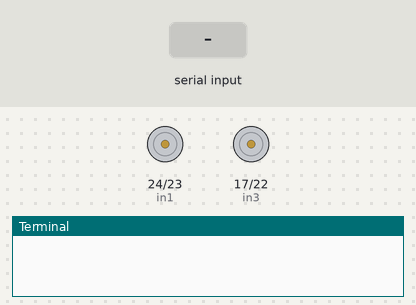
Bench run of a program on a simulated Raspberry Pi (BCM pin numbers). Shown: motor-driver pin pairs drawn as motors (green arrow = first pin HIGH = forward, orange = second pin HIGH = backward, longer = more drive, scaled by the enable pin), the last lines printed to the terminal. Inputs (shaded band) come from the test bench.

Above: at 1.2 s.
1.3 s: "r" typed at the terminal, then Enter
At 2.5 s:
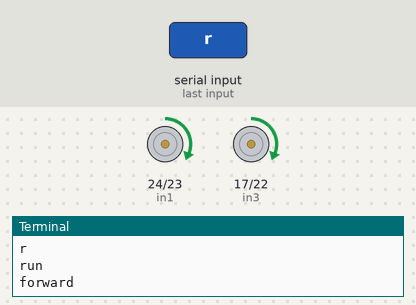
2.8 s: "b" typed at the terminal, then Enter
At 3.7 s:
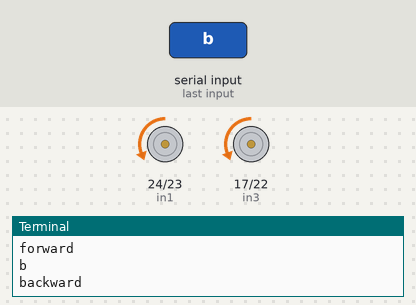
4.3 s: "m" typed at the terminal, then Enter
At 4.8 s:
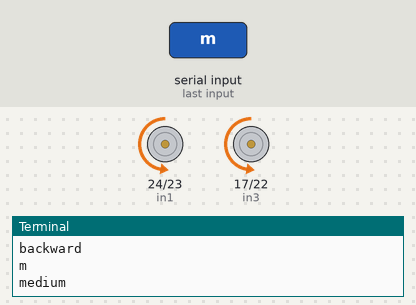
5.8 s: "s" typed at the terminal, then Enter
At 7.0 s:
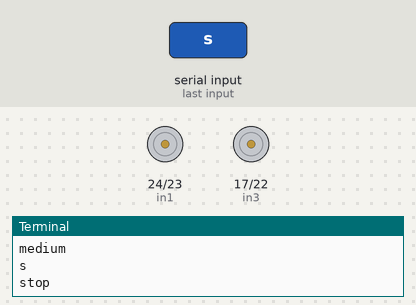
7.3 s: "f" typed at the terminal, then Enter
At 8.3 s:
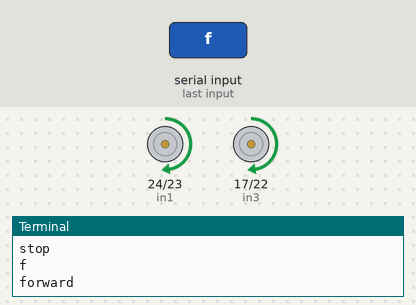
8.8 s: "h" typed at the terminal, then Enter
At 9.5 s:
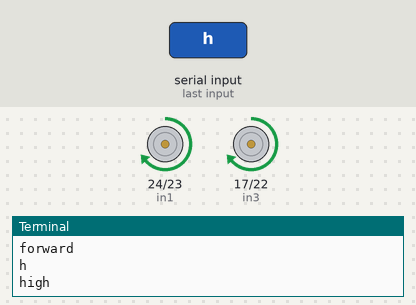
Timing chart, 0 to 11.3 s (numbered marks = the images above; inputs shaded):
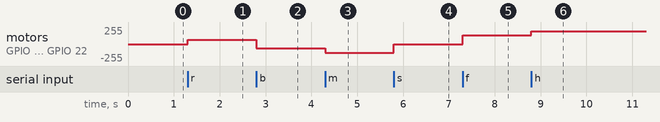

The program:

l298n_basic_ctrl.py
```python
import RPi.GPIO as GPIO
from time import sleep

# Motor A pins (Motor 1)
in1 = 24
in2 = 23
ena = 25

# Motor B pins (Motor 2) - update these as per your hardware connections
in3 = 17
in4 = 22
enb = 26

temp1 = 1  # 1 for forward, 0 for backward

GPIO.setmode(GPIO.BCM)

# Setup Motor A
GPIO.setup(in1, GPIO.OUT)
GPIO.setup(in2, GPIO.OUT)
GPIO.setup(ena, GPIO.OUT)
GPIO.output(in1, GPIO.LOW)
GPIO.output(in2, GPIO.LOW)
pA = GPIO.PWM(ena, 1000)
pA.start(25)

# Setup Motor B
GPIO.setup(in3, GPIO.OUT)
GPIO.setup(in4, GPIO.OUT)
GPIO.setup(enb, GPIO.OUT)
GPIO.output(in3, GPIO.LOW)
GPIO.output(in4, GPIO.LOW)
pB = GPIO.PWM(enb, 1000)
pB.start(25)

print("\n")
print("Default speed & direction of motors is LOW & Forward.....")
print("Commands: r-run s-stop f-forward b-backward l-low m-medium h-high e-exit")
print("\n")

while True:
    x = input()

    if x == 'r':
        print("run")
        if temp1 == 1:
            # Forward for both motors
            GPIO.output(in1, GPIO.HIGH)
            GPIO.output(in2, GPIO.LOW)
            GPIO.output(in3, GPIO.HIGH)
            GPIO.output(in4, GPIO.LOW)
            print("forward")
        else:
            # Backward for both motors
            GPIO.output(in1, GPIO.LOW)
            GPIO.output(in2, GPIO.HIGH)
            GPIO.output(in3, GPIO.LOW)
            GPIO.output(in4, GPIO.HIGH)
            print("backward")

    elif x == 's':
        print("stop")
        GPIO.output(in1, GPIO.LOW)
        GPIO.output(in2, GPIO.LOW)
        GPIO.output(in3, GPIO.LOW)
        GPIO.output(in4, GPIO.LOW)

    elif x == 'f':
        print("forward")
        GPIO.output(in1, GPIO.HIGH)
        GPIO.output(in2, GPIO.LOW)
        GPIO.output(in3, GPIO.HIGH)
        GPIO.output(in4, GPIO.LOW)
        temp1 = 1

    elif x == 'b':
        print("backward")
        GPIO.output(in1, GPIO.LOW)
        GPIO.output(in2, GPIO.HIGH)
        GPIO.output(in3, GPIO.LOW)
        GPIO.output(in4, GPIO.HIGH)
        temp1 = 0

    elif x == 'l':
        print("low")
        pA.ChangeDutyCycle(25)
        pB.ChangeDutyCycle(25)

    elif x == 'm':
        print("medium")
        pA.ChangeDutyCycle(50)
        pB.ChangeDutyCycle(50)

    elif x == 'h':
        print("high")
        pA.ChangeDutyCycle(75)
        pB.ChangeDutyCycle(75)

    elif x == 'e':
        GPIO.cleanup()
        print("GPIO Clean up")
        break

    else:
        print("<<< wrong data >>>")
        print("please enter one of: r, s, f, b, l, m, h, e")
```

Measured:
- after the input at 1.3 s, motor on GPIO 24 (in1) / GPIO 23 (in2), motor on GPIO 17 (in3) / GPIO 22 (in4): stopped → forward 64/255 at once
- after the input at 2.8 s, motor on GPIO 24 (in1) / GPIO 23 (in2), motor on GPIO 17 (in3) / GPIO 22 (in4): forward 64/255 → backward 64/255 at once
- after the input at 4.3 s, motor on GPIO 24 (in1) / GPIO 23 (in2), motor on GPIO 17 (in3) / GPIO 22 (in4): backward 64/255 → backward 128/255 at once
- after the input at 5.8 s, motor on GPIO 24 (in1) / GPIO 23 (in2), motor on GPIO 17 (in3) / GPIO 22 (in4): backward 128/255 → stopped at once
- after the input at 7.3 s, motor on GPIO 24 (in1) / GPIO 23 (in2), motor on GPIO 17 (in3) / GPIO 22 (in4): stopped → forward 128/255 at once
- after the input at 8.8 s, motor on GPIO 24 (in1) / GPIO 23 (in2), motor on GPIO 17 (in3) / GPIO 22 (in4): forward 128/255 → forward 191/255 at once
